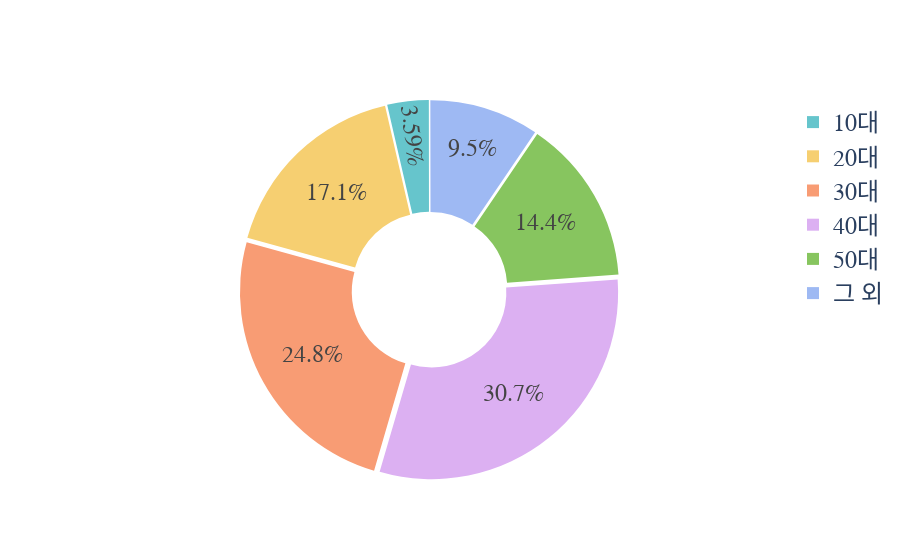

Write notebook code for a chart like this one.
### Code cell
fig = go.Figure(data=[go.Pie(values = tt['재발여부'], labels = tt['연령대'],
                             direction ='counterclockwise', 
                             hole = .4,  
                             sort = False,
                             pull = [0.02, 0.02, 0.02, 0.02, 0.02, 0.02])])

fig.update_traces(marker = {'colors' : px.colors.qualitative.Pastel}, textposition = 'inside', textinfo = 'percent', rotation = 347)
fig.update_layout(font = {'family' : 'Arial Black', 'size' : 24})
fig.show()

### Figure 1 — Plotly figure (JSON) as saved in the notebook; plotly's stock layout.template omitted (floating-point values rounded to 4 significant figures)
{"data": [{"direction": "counterclockwise", "hole": 0.4, "labels": ["10대", "20대", "30대", "40대", "50대", "그 외"], "marker": {"colors": ["rgb(102, 197, 204)", "rgb(246, 207, 113)", "rgb(248, 156, 116)", "rgb(220, 176, 242)", "rgb(135, 197, 95)", "rgb(158, 185, 243)", "rgb(254, 136, 177)", "rgb(201, 219, 116)", "rgb(139, 224, 164)", "rgb(180, 151, 231)", "rgb(179, 179, 179)"]}, "pull": [0.02, 0.02, 0.02, 0.02, 0.02, 0.02], "rotation": -13, "sort": false, "textinfo": "percent", "textposition": "inside", "type": "pie", "values": [68, 324, 469, 581, 272, 180]}], "layout": {"autosize": true, "font": {"family": "Arial Black", "size": 24}}}
